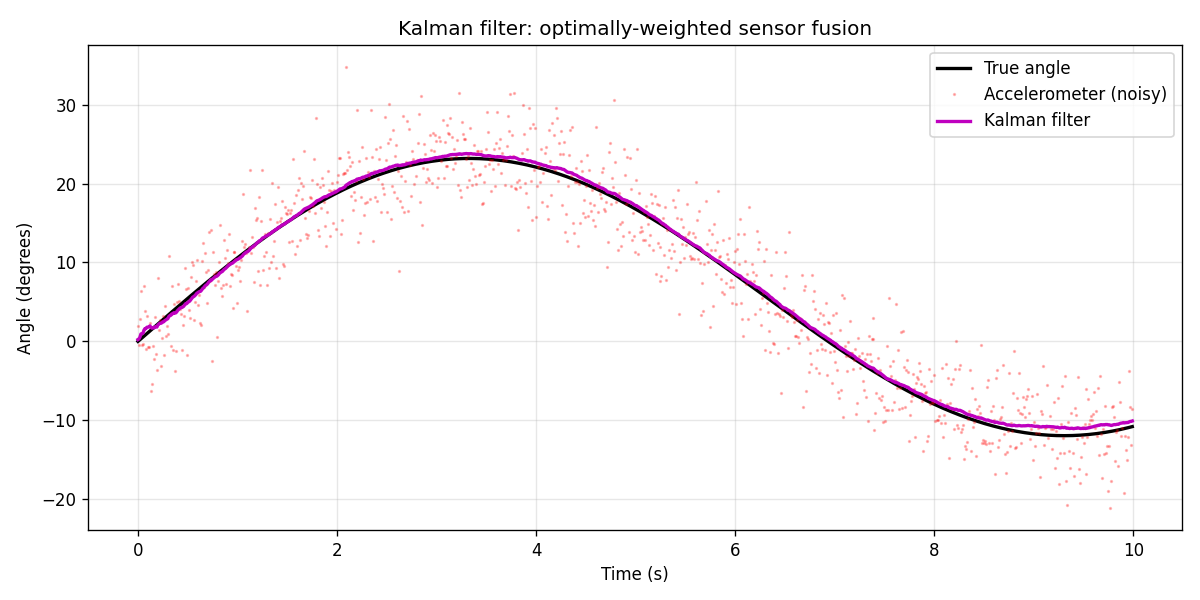

Reproduce this figure in Python.
"""
Step 4: A proper 1D Kalman Filter.

The complementary filter uses a FIXED weighting (alpha=0.98) chosen by hand.
The Kalman filter instead computes the OPTIMAL weighting at every step,
based on how uncertain the current estimate is vs how noisy each sensor is.
This makes it more principled and adaptive.

State: angle (theta)
Process model: theta_k = theta_(k-1) + gyro_rate * dt   (prediction)
Measurement model: accel_angle is a noisy observation of theta   (update/correction)

Two steps per timestep:
  1. PREDICT: use the gyro to guess the new angle, and grow our uncertainty
     (since gyro integration accumulates error over time).
  2. UPDATE: use the accelerometer reading to correct that guess, weighted
     by the "Kalman gain" - how much we trust the measurement vs our
     current prediction uncertainty.
"""

import numpy as np
import matplotlib
matplotlib.use("Agg")
import matplotlib.pyplot as plt

data = np.load("/home/claude/imu_fusion/simulated_data.npz")
t, true_angle, accel_angle, gyro_rate, dt = (
    data["t"], data["true_angle"], data["accel_angle"], data["gyro_rate"], data["dt"]
)

# --- Kalman filter tuning parameters ---
# These represent how much we trust each sensor.
# In a real project, you'd measure these from real sensor datasheets/data
# (e.g. by computing the variance of a stationary sensor, as in Project 2!).
process_noise_var = 0.001    # how much we trust the gyro-based prediction step
measurement_noise_var = 16.0  # how noisy the accelerometer is (variance = std^2 = 4^2)

# --- Kalman filter state ---
angle_est = 0.0      # our best estimate of the angle
p_est = 1.0          # our uncertainty (variance) in that estimate

kalman_angle = np.zeros_like(t)

for i in range(len(t)):
    # ---- PREDICT step ----
    # Use gyro to predict the new angle
    angle_pred = angle_est + gyro_rate[i] * dt
    # Our uncertainty grows because we're relying on an imperfect prediction
    p_pred = p_est + process_noise_var

    # ---- UPDATE step ----
    # Kalman gain: how much to trust the new accelerometer measurement
    # vs our prediction. If p_pred is large (we're unsure), gain is high
    # (trust the measurement more). If measurement_noise_var is large
    # (sensor is noisy), gain is low (trust our prediction more).
    kalman_gain = p_pred / (p_pred + measurement_noise_var)

    # Correct the prediction using the accelerometer measurement
    angle_est = angle_pred + kalman_gain * (accel_angle[i] - angle_pred)
    # Update our uncertainty - it shrinks because we just incorporated new info
    p_est = (1 - kalman_gain) * p_pred

    kalman_angle[i] = angle_est

# --- Plot: compare all three methods together ---
plt.figure(figsize=(10, 5))
plt.plot(t, true_angle, "k-", linewidth=2, label="True angle")
plt.plot(t, accel_angle, "r.", markersize=2, alpha=0.25, label="Accelerometer (noisy)")
plt.plot(t, kalman_angle, "m-", linewidth=2, label="Kalman filter")
plt.xlabel("Time (s)")
plt.ylabel("Angle (degrees)")
plt.title("Kalman filter: optimally-weighted sensor fusion")
plt.legend()
plt.grid(alpha=0.3)
plt.tight_layout()
plt.savefig("/home/claude/imu_fusion/04_kalman_filter.png", dpi=120)
print("Saved plot: 04_kalman_filter.png")

rmse_kalman = np.sqrt(np.mean((kalman_angle - true_angle) ** 2))
rmse_accel_only = np.sqrt(np.mean((accel_angle - true_angle) ** 2))
print(f"\nRMSE - accelerometer only: {rmse_accel_only:.2f} degrees")
print(f"RMSE - Kalman filter: {rmse_kalman:.2f} degrees")
print(f"Improvement: {(1 - rmse_kalman/rmse_accel_only)*100:.0f}% lower error than raw accelerometer")
